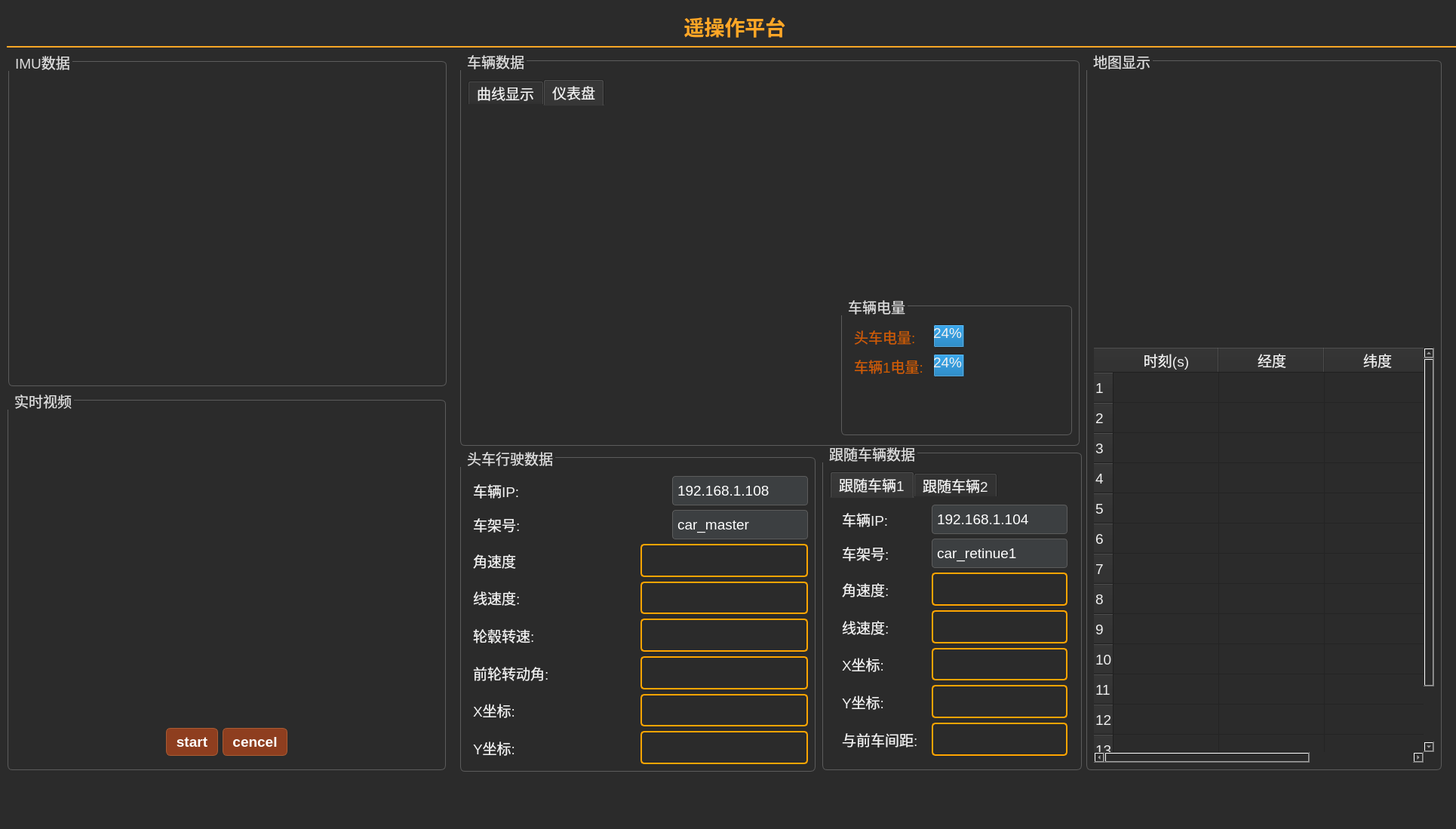
<?xml version="1.0" encoding="UTF-8"?>
<ui version="4.0">
 <class>MainWindow</class>
 <widget class="QMainWindow" name="MainWindow">
  <property name="geometry">
   <rect>
    <x>0</x>
    <y>0</y>
    <width>1930</width>
    <height>1099</height>
   </rect>
  </property>
  <property name="minimumSize">
   <size>
    <width>1830</width>
    <height>0</height>
   </size>
  </property>
  <property name="windowTitle">
   <string>MainWindow</string>
  </property>
  <property name="styleSheet">
   <string notr="true">
 /* ====== 全局深色主题 ====== */
 QWidget {
     background-color: #2b2b2b;  /* 主背景色 */
     color: #f0f0f0;            /* 默认文字颜色 */
     font-family: &quot;Segoe UI&quot;, &quot;Microsoft YaHei&quot;, sans-serif;
     font-size: 14pt;
     border: none;
 }

 /* ====== 标题标签 ====== */
 QLabel#TitleLabel {
     color: #ffa726;            /* 橙色标题 */
     font-size: 20pt;
     font-weight: bold;
     padding: 6px 4px;
     border-bottom: 2px solid #ffa726;
 }

 /* ====== 通用标签 ====== */
 QLabel {
     color: #f0f0f0;
     padding: 2px;
 }

 /* ====== 带边框的标签（如数据展示）===== */
 QLabel#label_distanceAhead,
 QLabel#label_RadarData,
 QLabel#label_mileage,
 QLabel#label_frameNumber,
 QLabel#label_fuelTankCapacity {
     border: 2px solid #ffa726;  /* 橙色边框 */
     border-radius: 4px;
     padding: 4px;
     background-color: #3c3f41;  /* 暗灰色填充 */
 }

 /* ====== 输入框 ====== */
 QLineEdit {
     background-color: #3c3f41;
     border: 1px solid #5c5c5c;
     border-radius: 4px;
     padding: 4px;
     color: #ffffff;
 }

 /* ====== 按钮 ====== */
 QPushButton {
     background-color: #8e3e1f;  /* 深橙色 */
     color: #ffffff;
     border: 1px solid #aa5c33;
     border-radius: 6px;
     padding: 6px 12px;
     font-weight: bold;
 }

 /* 悬停效果 */
 QPushButton:hover {
     background-color: #a34b27;  /* 亮橙色 */
 }

 /* 选中状态（如开关按钮） */
 QPushButton:checked {
     background-color: #2e7d5b;  /* 深绿色 */
     border-color: #3fa376;
 }

 /* 禁用状态 */
 QPushButton:disabled {
     background-color: #444444;
     color: #888888;
 }

 /* ====== 分组框 ====== */
 QGroupBox {
     border: 1px solid #5c5c5c;
     border-radius: 6px;
     margin-top: 10px;
     padding-top: 15px;
 }

 QGroupBox::title {
     color: #dcdcdc;
     subcontrol-origin: margin;
     padding-left: 6px;
 }
    </string>
  </property>
  <widget class="QWidget" name="centralwidget">
   <widget class="QLabel" name="TitleLabel">
    <property name="geometry">
     <rect>
      <x>9</x>
      <y>9</y>
      <width>1930</width>
      <height>54</height>
     </rect>
    </property>
    <property name="text">
     <string>遥操作平台</string>
    </property>
    <property name="alignment">
     <set>Qt::AlignmentFlag::AlignCenter</set>
    </property>
   </widget>
   <widget class="QGroupBox" name="groupBox_2">
    <property name="geometry">
     <rect>
      <x>11</x>
      <y>71</y>
      <width>581</width>
      <height>441</height>
     </rect>
    </property>
    <property name="minimumSize">
     <size>
      <width>501</width>
      <height>441</height>
     </size>
    </property>
    <property name="styleSheet">
     <string notr="true">background-color:#2B2B2B</string>
    </property>
    <property name="title">
     <string>IMU数据</string>
    </property>
    <layout class="QVBoxLayout" name="verticalLayout">
     <item>
      <layout class="QHBoxLayout" name="horizontalLayout_2">
       <item>
        <widget class="QWidget" name="angularVal" native="true"/>
       </item>
       <item>
        <widget class="QWidget" name="linerVal" native="true"/>
       </item>
      </layout>
     </item>
     <item>
      <widget class="QWidget" name="ori_angular" native="true"/>
     </item>
    </layout>
   </widget>
   <widget class="QGroupBox" name="groupBox">
    <property name="geometry">
     <rect>
      <x>10</x>
      <y>520</y>
      <width>581</width>
      <height>501</height>
     </rect>
    </property>
    <property name="minimumSize">
     <size>
      <width>0</width>
      <height>0</height>
     </size>
    </property>
    <property name="styleSheet">
     <string notr="true"/>
    </property>
    <property name="title">
     <string>实时视频</string>
    </property>
    <layout class="QVBoxLayout" name="verticalLayout_3">
     <item>
      <widget class="QWidget" name="widget" native="true">
       <layout class="QVBoxLayout" name="verticalLayout_2">
        <item>
         <widget class="QLabel" name="udp_ffmpeg">
          <property name="minimumSize">
           <size>
            <width>0</width>
            <height>0</height>
           </size>
          </property>
          <property name="text">
           <string/>
          </property>
         </widget>
        </item>
        <item>
         <layout class="QHBoxLayout" name="horizontalLayout">
          <item>
           <spacer name="horizontalSpacer">
            <property name="orientation">
             <enum>Qt::Orientation::Horizontal</enum>
            </property>
            <property name="sizeHint" stdset="0">
             <size>
              <width>40</width>
              <height>20</height>
             </size>
            </property>
           </spacer>
          </item>
          <item>
           <widget class="QPushButton" name="start">
            <property name="text">
             <string>start</string>
            </property>
           </widget>
          </item>
          <item>
           <widget class="QPushButton" name="cencel">
            <property name="text">
             <string>cencel</string>
            </property>
           </widget>
          </item>
          <item>
           <spacer name="horizontalSpacer_2">
            <property name="orientation">
             <enum>Qt::Orientation::Horizontal</enum>
            </property>
            <property name="sizeHint" stdset="0">
             <size>
              <width>40</width>
              <height>20</height>
             </size>
            </property>
           </spacer>
          </item>
         </layout>
        </item>
       </layout>
      </widget>
     </item>
    </layout>
   </widget>
   <widget class="QGroupBox" name="groupBox_6">
    <property name="geometry">
     <rect>
      <x>1440</x>
      <y>70</y>
      <width>471</width>
      <height>951</height>
     </rect>
    </property>
    <property name="minimumSize">
     <size>
      <width>0</width>
      <height>0</height>
     </size>
    </property>
    <property name="title">
     <string>地图显示</string>
    </property>
    <layout class="QVBoxLayout" name="verticalLayout_7">
     <item>
      <widget class="QWidget" name="widget_2" native="true">
       <property name="minimumSize">
        <size>
         <width>430</width>
         <height>350</height>
        </size>
       </property>
      </widget>
     </item>
     <item>
      <widget class="QTableWidget" name="tableWidget">
       <property name="minimumSize">
        <size>
         <width>41</width>
         <height>0</height>
        </size>
       </property>
       <property name="rowCount">
        <number>14</number>
       </property>
       <attribute name="horizontalHeaderMinimumSectionSize">
        <number>140</number>
       </attribute>
       <attribute name="horizontalHeaderDefaultSectionSize">
        <number>140</number>
       </attribute>
       <attribute name="verticalHeaderMinimumSectionSize">
        <number>40</number>
       </attribute>
       <attribute name="verticalHeaderDefaultSectionSize">
        <number>40</number>
       </attribute>
       <row/>
       <row/>
       <row/>
       <row/>
       <row/>
       <row/>
       <row/>
       <row/>
       <row/>
       <row/>
       <row/>
       <row/>
       <row/>
       <row/>
       <column>
        <property name="text">
         <string>时刻(s)</string>
        </property>
        <property name="font">
         <font>
          <pointsize>14</pointsize>
         </font>
        </property>
       </column>
       <column>
        <property name="text">
         <string>经度</string>
        </property>
        <property name="font">
         <font>
          <pointsize>14</pointsize>
         </font>
        </property>
       </column>
       <column>
        <property name="text">
         <string>纬度</string>
        </property>
        <property name="font">
         <font>
          <pointsize>14</pointsize>
         </font>
        </property>
       </column>
      </widget>
     </item>
    </layout>
   </widget>
   <widget class="QGroupBox" name="groupBox_3">
    <property name="geometry">
     <rect>
      <x>610</x>
      <y>70</y>
      <width>821</width>
      <height>521</height>
     </rect>
    </property>
    <property name="minimumSize">
     <size>
      <width>0</width>
      <height>0</height>
     </size>
    </property>
    <property name="styleSheet">
     <string notr="true"/>
    </property>
    <property name="title">
     <string>车辆数据</string>
    </property>
    <widget class="QTabWidget" name="tabWidget">
     <property name="geometry">
      <rect>
       <x>10</x>
       <y>35</y>
       <width>810</width>
       <height>481</height>
      </rect>
     </property>
     <property name="font">
      <font>
       <family>Segoe UI</family>
       <pointsize>14</pointsize>
       <italic>false</italic>
      </font>
     </property>
     <property name="currentIndex">
      <number>1</number>
     </property>
     <widget class="QWidget" name="tab_1">
      <attribute name="title">
       <string>曲线显示</string>
      </attribute>
      <layout class="QGridLayout" name="gridLayout">
       <item row="0" column="0">
        <widget class="QWidget" name="carRpm" native="true">
         <property name="minimumSize">
          <size>
           <width>0</width>
           <height>0</height>
          </size>
         </property>
        </widget>
       </item>
       <item row="0" column="1">
        <widget class="QWidget" name="carAngle" native="true">
         <property name="minimumSize">
          <size>
           <width>0</width>
           <height>0</height>
          </size>
         </property>
        </widget>
       </item>
       <item row="1" column="0" colspan="2">
        <widget class="QWidget" name="carVal" native="true">
         <property name="minimumSize">
          <size>
           <width>0</width>
           <height>0</height>
          </size>
         </property>
        </widget>
       </item>
      </layout>
     </widget>
     <widget class="QWidget" name="tab_2">
      <attribute name="title">
       <string>仪表盘</string>
      </attribute>
      <layout class="QHBoxLayout" name="horizontalLayout_10">
       <item>
        <widget class="QWidget" name="gaugeRpm" native="true">
         <property name="minimumSize">
          <size>
           <width>480</width>
           <height>420</height>
          </size>
         </property>
        </widget>
       </item>
       <item>
        <layout class="QVBoxLayout" name="verticalLayout_4">
         <item>
          <widget class="QWidget" name="gaugeAngle" native="true">
           <property name="minimumSize">
            <size>
             <width>300</width>
             <height>240</height>
            </size>
           </property>
          </widget>
         </item>
         <item>
          <widget class="QGroupBox" name="groupBox_7">
           <property name="title">
            <string>车辆电量</string>
           </property>
           <layout class="QHBoxLayout" name="horizontalLayout_9">
            <item>
             <layout class="QFormLayout" name="formLayout">
              <item row="0" column="0">
               <widget class="QLabel" name="label_19">
                <property name="minimumSize">
                 <size>
                  <width>95</width>
                  <height>0</height>
                 </size>
                </property>
                <property name="styleSheet">
                 <string notr="true">color: rgb(206, 92, 0);
font: 500 20pt &quot;aakar&quot;;</string>
                </property>
                <property name="text">
                 <string>头车电量:</string>
                </property>
               </widget>
              </item>
              <item row="0" column="1">
               <widget class="QProgressBar" name="progressBar">
                <property name="layoutDirection">
                 <enum>Qt::LayoutDirection::LeftToRight</enum>
                </property>
                <property name="styleSheet">
                 <string notr="true">font: 500 20pt &quot;aakar&quot;;</string>
                </property>
                <property name="value">
                 <number>24</number>
                </property>
               </widget>
              </item>
              <item row="1" column="0">
               <widget class="QLabel" name="label_20">
                <property name="minimumSize">
                 <size>
                  <width>95</width>
                  <height>0</height>
                 </size>
                </property>
                <property name="styleSheet">
                 <string notr="true">color: rgb(206, 92, 0);
font: 500 20pt &quot;aakar&quot;;</string>
                </property>
                <property name="text">
                 <string>车辆1电量:</string>
                </property>
               </widget>
              </item>
              <item row="1" column="1">
               <widget class="QProgressBar" name="progressBar_2">
                <property name="layoutDirection">
                 <enum>Qt::LayoutDirection::LeftToRight</enum>
                </property>
                <property name="styleSheet">
                 <string notr="true">font: 500 20pt &quot;aakar&quot;;</string>
                </property>
                <property name="value">
                 <number>24</number>
                </property>
               </widget>
              </item>
             </layout>
            </item>
           </layout>
          </widget>
         </item>
        </layout>
       </item>
      </layout>
     </widget>
    </widget>
   </widget>
   <widget class="QGroupBox" name="groupBox_4">
    <property name="geometry">
     <rect>
      <x>610</x>
      <y>596</y>
      <width>471</width>
      <height>427</height>
     </rect>
    </property>
    <property name="minimumSize">
     <size>
      <width>295</width>
      <height>310</height>
     </size>
    </property>
    <property name="title">
     <string>头车行驶数据</string>
    </property>
    <layout class="QVBoxLayout" name="verticalLayout_6">
     <item>
      <layout class="QHBoxLayout" name="horizontalLayout_4">
       <item>
        <widget class="QLabel" name="label_15">
         <property name="minimumSize">
          <size>
           <width>95</width>
           <height>0</height>
          </size>
         </property>
         <property name="text">
          <string>车辆IP:</string>
         </property>
        </widget>
       </item>
       <item>
        <widget class="QLineEdit" name="lineEdit_6">
         <property name="minimumSize">
          <size>
           <width>167</width>
           <height>39</height>
          </size>
         </property>
         <property name="maximumSize">
          <size>
           <width>180</width>
           <height>16777215</height>
          </size>
         </property>
         <property name="text">
          <string>192.168.1.108</string>
         </property>
        </widget>
       </item>
      </layout>
     </item>
     <item>
      <layout class="QHBoxLayout" name="horizontalLayout_7">
       <item>
        <widget class="QLabel" name="label_16">
         <property name="minimumSize">
          <size>
           <width>95</width>
           <height>0</height>
          </size>
         </property>
         <property name="text">
          <string>车架号:</string>
         </property>
        </widget>
       </item>
       <item>
        <widget class="QLineEdit" name="lineEdit_5">
         <property name="minimumSize">
          <size>
           <width>167</width>
           <height>39</height>
          </size>
         </property>
         <property name="maximumSize">
          <size>
           <width>180</width>
           <height>16777215</height>
          </size>
         </property>
         <property name="text">
          <string>car_master</string>
         </property>
        </widget>
       </item>
      </layout>
     </item>
     <item>
      <layout class="QHBoxLayout" name="horizontalLayout_12">
       <item>
        <widget class="QLabel" name="label_2">
         <property name="minimumSize">
          <size>
           <width>95</width>
           <height>0</height>
          </size>
         </property>
         <property name="text">
          <string>角速度</string>
         </property>
        </widget>
       </item>
       <item>
        <widget class="QLabel" name="Transerve_val">
         <property name="minimumSize">
          <size>
           <width>180</width>
           <height>0</height>
          </size>
         </property>
         <property name="styleSheet">
          <string notr="true">QLabel {
    border: 2px solid #FFA500;  /* 橙色边框 */
    border-radius: 5px;         /* 圆角 */
    padding: 5px;              /* 内边距 */
    background-color: #2B2B2B; /* 背景色 */
    color: white;              /* 文字颜色 */
}</string>
         </property>
         <property name="text">
          <string/>
         </property>
         <property name="alignment">
          <set>Qt::AlignmentFlag::AlignCenter</set>
         </property>
        </widget>
       </item>
      </layout>
     </item>
     <item>
      <layout class="QHBoxLayout" name="horizontalLayout_13">
       <item>
        <widget class="QLabel" name="label">
         <property name="minimumSize">
          <size>
           <width>95</width>
           <height>0</height>
          </size>
         </property>
         <property name="text">
          <string>线速度:</string>
         </property>
        </widget>
       </item>
       <item>
        <widget class="QLabel" name="Longitudinal_val">
         <property name="minimumSize">
          <size>
           <width>180</width>
           <height>0</height>
          </size>
         </property>
         <property name="styleSheet">
          <string notr="true">QLabel {
    border: 2px solid #FFA500;  /* 橙色边框 */
    border-radius: 5px;         /* 圆角 */
    padding: 5px;              /* 内边距 */
    background-color: #2B2B2B; /* 背景色 */
    color: white;              /* 文字颜色 */
}</string>
         </property>
         <property name="text">
          <string/>
         </property>
         <property name="alignment">
          <set>Qt::AlignmentFlag::AlignCenter</set>
         </property>
        </widget>
       </item>
      </layout>
     </item>
     <item>
      <layout class="QHBoxLayout" name="horizontalLayout_14">
       <item>
        <widget class="QLabel" name="label_3">
         <property name="minimumSize">
          <size>
           <width>95</width>
           <height>0</height>
          </size>
         </property>
         <property name="text">
          <string>轮毂转速:</string>
         </property>
        </widget>
       </item>
       <item>
        <widget class="QLabel" name="wheel_rpm">
         <property name="minimumSize">
          <size>
           <width>180</width>
           <height>0</height>
          </size>
         </property>
         <property name="styleSheet">
          <string notr="true">QLabel {
    border: 2px solid #FFA500;  /* 橙色边框 */
    border-radius: 5px;         /* 圆角 */
    padding: 5px;              /* 内边距 */
    background-color: #2B2B2B; /* 背景色 */
    color: white;              /* 文字颜色 */
}</string>
         </property>
         <property name="text">
          <string/>
         </property>
         <property name="alignment">
          <set>Qt::AlignmentFlag::AlignCenter</set>
         </property>
        </widget>
       </item>
      </layout>
     </item>
     <item>
      <layout class="QHBoxLayout" name="horizontalLayout_15">
       <item>
        <widget class="QLabel" name="label_4">
         <property name="minimumSize">
          <size>
           <width>95</width>
           <height>0</height>
          </size>
         </property>
         <property name="text">
          <string>前轮转动角:</string>
         </property>
        </widget>
       </item>
       <item>
        <widget class="QLabel" name="wheel_angle">
         <property name="minimumSize">
          <size>
           <width>180</width>
           <height>0</height>
          </size>
         </property>
         <property name="styleSheet">
          <string notr="true">QLabel {
    border: 2px solid #FFA500;  /* 橙色边框 */
    border-radius: 5px;         /* 圆角 */
    padding: 5px;              /* 内边距 */
    background-color: #2B2B2B; /* 背景色 */
    color: white;              /* 文字颜色 */
}</string>
         </property>
         <property name="text">
          <string/>
         </property>
         <property name="alignment">
          <set>Qt::AlignmentFlag::AlignCenter</set>
         </property>
        </widget>
       </item>
      </layout>
     </item>
     <item>
      <layout class="QHBoxLayout" name="horizontalLayout_17">
       <item>
        <widget class="QLabel" name="label_6">
         <property name="minimumSize">
          <size>
           <width>95</width>
           <height>0</height>
          </size>
         </property>
         <property name="text">
          <string>X坐标:</string>
         </property>
        </widget>
       </item>
       <item>
        <widget class="QLabel" name="wheel_angle_2">
         <property name="minimumSize">
          <size>
           <width>180</width>
           <height>0</height>
          </size>
         </property>
         <property name="styleSheet">
          <string notr="true">QLabel {
    border: 2px solid #FFA500;  /* 橙色边框 */
    border-radius: 5px;         /* 圆角 */
    padding: 5px;              /* 内边距 */
    background-color: #2B2B2B; /* 背景色 */
    color: white;              /* 文字颜色 */
}</string>
         </property>
         <property name="text">
          <string/>
         </property>
         <property name="alignment">
          <set>Qt::AlignmentFlag::AlignCenter</set>
         </property>
        </widget>
       </item>
      </layout>
     </item>
     <item>
      <layout class="QHBoxLayout" name="horizontalLayout_18">
       <item>
        <widget class="QLabel" name="label_8">
         <property name="minimumSize">
          <size>
           <width>95</width>
           <height>0</height>
          </size>
         </property>
         <property name="text">
          <string>Y坐标:</string>
         </property>
        </widget>
       </item>
       <item>
        <widget class="QLabel" name="wheel_angle_3">
         <property name="minimumSize">
          <size>
           <width>180</width>
           <height>0</height>
          </size>
         </property>
         <property name="styleSheet">
          <string notr="true">QLabel {
    border: 2px solid #FFA500;  /* 橙色边框 */
    border-radius: 5px;         /* 圆角 */
    padding: 5px;              /* 内边距 */
    background-color: #2B2B2B; /* 背景色 */
    color: white;              /* 文字颜色 */
}</string>
         </property>
         <property name="text">
          <string/>
         </property>
         <property name="alignment">
          <set>Qt::AlignmentFlag::AlignCenter</set>
         </property>
        </widget>
       </item>
      </layout>
     </item>
    </layout>
   </widget>
   <widget class="QGroupBox" name="groupBox_5">
    <property name="geometry">
     <rect>
      <x>1090</x>
      <y>590</y>
      <width>344</width>
      <height>431</height>
     </rect>
    </property>
    <property name="title">
     <string>跟随车辆数据</string>
    </property>
    <layout class="QHBoxLayout" name="horizontalLayout_6">
     <item>
      <widget class="QTabWidget" name="tabWidget_2">
       <property name="currentIndex">
        <number>0</number>
       </property>
       <widget class="QWidget" name="tab_3">
        <attribute name="title">
         <string>跟随车辆1</string>
        </attribute>
        <layout class="QVBoxLayout" name="verticalLayout_8">
         <item>
          <layout class="QHBoxLayout" name="horizontalLayout_5">
           <item>
            <widget class="QLabel" name="label_17">
             <property name="minimumSize">
              <size>
               <width>95</width>
               <height>0</height>
              </size>
             </property>
             <property name="text">
              <string>车辆IP:</string>
             </property>
            </widget>
           </item>
           <item>
            <widget class="QLineEdit" name="lineEdit_7">
             <property name="minimumSize">
              <size>
               <width>167</width>
               <height>39</height>
              </size>
             </property>
             <property name="maximumSize">
              <size>
               <width>180</width>
               <height>16777215</height>
              </size>
             </property>
             <property name="text">
              <string>192.168.1.104</string>
             </property>
            </widget>
           </item>
          </layout>
         </item>
         <item>
          <layout class="QHBoxLayout" name="horizontalLayout_8">
           <item>
            <widget class="QLabel" name="label_18">
             <property name="minimumSize">
              <size>
               <width>95</width>
               <height>0</height>
              </size>
             </property>
             <property name="text">
              <string>车架号:</string>
             </property>
            </widget>
           </item>
           <item>
            <widget class="QLineEdit" name="lineEdit_8">
             <property name="minimumSize">
              <size>
               <width>167</width>
               <height>39</height>
              </size>
             </property>
             <property name="maximumSize">
              <size>
               <width>180</width>
               <height>16777215</height>
              </size>
             </property>
             <property name="text">
              <string>car_retinue1</string>
             </property>
            </widget>
           </item>
          </layout>
         </item>
         <item>
          <layout class="QHBoxLayout" name="horizontalLayout_16">
           <item>
            <widget class="QLabel" name="label_5">
             <property name="minimumSize">
              <size>
               <width>95</width>
               <height>0</height>
              </size>
             </property>
             <property name="text">
              <string>角速度:</string>
             </property>
            </widget>
           </item>
           <item>
            <widget class="QLabel" name="Transerve_val_2">
             <property name="minimumSize">
              <size>
               <width>180</width>
               <height>0</height>
              </size>
             </property>
             <property name="styleSheet">
              <string notr="true">QLabel {
    border: 2px solid #FFA500;  /* 橙色边框 */
    border-radius: 5px;         /* 圆角 */
    padding: 5px;              /* 内边距 */
    background-color: #2B2B2B; /* 背景色 */
    color: white;              /* 文字颜色 */
}</string>
             </property>
             <property name="text">
              <string/>
             </property>
             <property name="alignment">
              <set>Qt::AlignmentFlag::AlignCenter</set>
             </property>
            </widget>
           </item>
          </layout>
         </item>
         <item>
          <layout class="QHBoxLayout" name="horizontalLayout_21">
           <item>
            <widget class="QLabel" name="label_11">
             <property name="minimumSize">
              <size>
               <width>95</width>
               <height>0</height>
              </size>
             </property>
             <property name="text">
              <string>线速度:</string>
             </property>
            </widget>
           </item>
           <item>
            <widget class="QLabel" name="Longitudinal_val_2">
             <property name="minimumSize">
              <size>
               <width>180</width>
               <height>0</height>
              </size>
             </property>
             <property name="styleSheet">
              <string notr="true">QLabel {
    border: 2px solid #FFA500;  /* 橙色边框 */
    border-radius: 5px;         /* 圆角 */
    padding: 5px;              /* 内边距 */
    background-color: #2B2B2B; /* 背景色 */
    color: white;              /* 文字颜色 */
}</string>
             </property>
             <property name="text">
              <string/>
             </property>
             <property name="alignment">
              <set>Qt::AlignmentFlag::AlignCenter</set>
             </property>
            </widget>
           </item>
          </layout>
         </item>
         <item>
          <layout class="QHBoxLayout" name="horizontalLayout_19">
           <item>
            <widget class="QLabel" name="label_7">
             <property name="minimumSize">
              <size>
               <width>95</width>
               <height>0</height>
              </size>
             </property>
             <property name="text">
              <string>X坐标:</string>
             </property>
            </widget>
           </item>
           <item>
            <widget class="QLabel" name="wheel_angle_5">
             <property name="minimumSize">
              <size>
               <width>180</width>
               <height>0</height>
              </size>
             </property>
             <property name="styleSheet">
              <string notr="true">QLabel {
    border: 2px solid #FFA500;  /* 橙色边框 */
    border-radius: 5px;         /* 圆角 */
    padding: 5px;              /* 内边距 */
    background-color: #2B2B2B; /* 背景色 */
    color: white;              /* 文字颜色 */
}</string>
             </property>
             <property name="text">
              <string/>
             </property>
             <property name="alignment">
              <set>Qt::AlignmentFlag::AlignCenter</set>
             </property>
            </widget>
           </item>
          </layout>
         </item>
         <item>
          <layout class="QHBoxLayout" name="horizontalLayout_20">
           <item>
            <widget class="QLabel" name="label_10">
             <property name="minimumSize">
              <size>
               <width>95</width>
               <height>0</height>
              </size>
             </property>
             <property name="text">
              <string>Y坐标:</string>
             </property>
            </widget>
           </item>
           <item>
            <widget class="QLabel" name="wheel_angle_6">
             <property name="minimumSize">
              <size>
               <width>180</width>
               <height>0</height>
              </size>
             </property>
             <property name="styleSheet">
              <string notr="true">QLabel {
    border: 2px solid #FFA500;  /* 橙色边框 */
    border-radius: 5px;         /* 圆角 */
    padding: 5px;              /* 内边距 */
    background-color: #2B2B2B; /* 背景色 */
    color: white;              /* 文字颜色 */
}</string>
             </property>
             <property name="text">
              <string/>
             </property>
             <property name="alignment">
              <set>Qt::AlignmentFlag::AlignCenter</set>
             </property>
            </widget>
           </item>
          </layout>
         </item>
         <item>
          <layout class="QHBoxLayout" name="horizontalLayout_3">
           <item>
            <widget class="QLabel" name="label_9">
             <property name="minimumSize">
              <size>
               <width>110</width>
               <height>0</height>
              </size>
             </property>
             <property name="text">
              <string>与前车间距:</string>
             </property>
            </widget>
           </item>
           <item>
            <widget class="QLabel" name="wheel_angle_4">
             <property name="minimumSize">
              <size>
               <width>180</width>
               <height>0</height>
              </size>
             </property>
             <property name="styleSheet">
              <string notr="true">QLabel {
    border: 2px solid #FFA500;  /* 橙色边框 */
    border-radius: 5px;         /* 圆角 */
    padding: 5px;              /* 内边距 */
    background-color: #2B2B2B; /* 背景色 */
    color: white;              /* 文字颜色 */
}</string>
             </property>
             <property name="text">
              <string/>
             </property>
             <property name="alignment">
              <set>Qt::AlignmentFlag::AlignCenter</set>
             </property>
            </widget>
           </item>
          </layout>
         </item>
        </layout>
       </widget>
       <widget class="QWidget" name="tab_4">
        <attribute name="title">
         <string>跟随车辆2</string>
        </attribute>
       </widget>
      </widget>
     </item>
    </layout>
   </widget>
  </widget>
  <widget class="QMenuBar" name="menubar">
   <property name="geometry">
    <rect>
     <x>0</x>
     <y>0</y>
     <width>1930</width>
     <height>33</height>
    </rect>
   </property>
  </widget>
  <widget class="QStatusBar" name="statusbar"/>
 </widget>
 <resources/>
 <connections/>
</ui>
